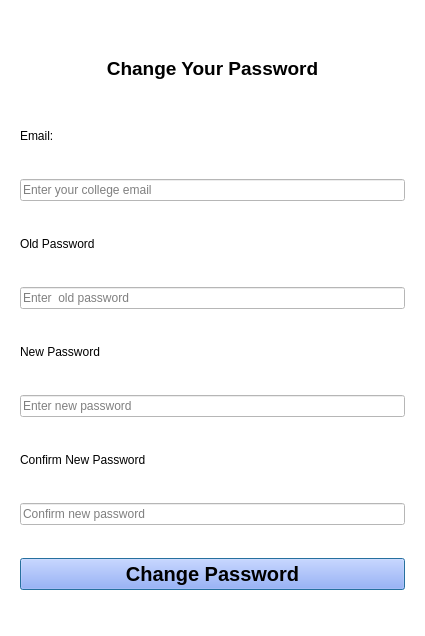
<?xml version="1.0" encoding="UTF-8"?>
<ui version="4.0">
 <class>td_settings</class>
 <widget class="QDialog" name="td_settings">
  <property name="geometry">
   <rect>
    <x>0</x>
    <y>0</y>
    <width>425</width>
    <height>636</height>
   </rect>
  </property>
  <property name="windowTitle">
   <string>Dialog</string>
  </property>
  <property name="styleSheet">
   <string notr="true">background-color: rgb(255, 255, 255);
color: rgb(0, 0, 0);</string>
  </property>
  <layout class="QVBoxLayout" name="verticalLayout_2">
   <item>
    <widget class="QWidget" name="verticalWidget" native="true">
     <property name="minimumSize">
      <size>
       <width>0</width>
       <height>400</height>
      </size>
     </property>
     <property name="styleSheet">
      <string notr="true">border color : black;
</string>
     </property>
     <layout class="QVBoxLayout" name="verticalLayout">
      <property name="spacing">
       <number>10</number>
      </property>
      <item>
       <widget class="QLabel" name="createyouraccount">
        <property name="maximumSize">
         <size>
          <width>16777215</width>
          <height>50</height>
         </size>
        </property>
        <property name="font">
         <font>
          <pointsize>14</pointsize>
          <bold>true</bold>
         </font>
        </property>
        <property name="styleSheet">
         <string notr="true">color: rgb(0, 0, 0);</string>
        </property>
        <property name="text">
         <string>Change Your Password</string>
        </property>
        <property name="alignment">
         <set>Qt::AlignmentFlag::AlignCenter</set>
        </property>
       </widget>
      </item>
      <item>
       <widget class="QLabel" name="label_6">
        <property name="maximumSize">
         <size>
          <width>16777215</width>
          <height>20</height>
         </size>
        </property>
        <property name="styleSheet">
         <string notr="true">color: rgb(0, 0, 0);</string>
        </property>
        <property name="text">
         <string>Email:</string>
        </property>
       </widget>
      </item>
      <item>
       <widget class="QLineEdit" name="regemail">
        <property name="styleSheet">
         <string notr="true">color: rgb(0, 0, 0);</string>
        </property>
        <property name="placeholderText">
         <string>Enter your college email</string>
        </property>
       </widget>
      </item>
      <item>
       <widget class="QLabel" name="label_7">
        <property name="maximumSize">
         <size>
          <width>16777215</width>
          <height>20</height>
         </size>
        </property>
        <property name="styleSheet">
         <string notr="true">color: rgb(0, 0, 0);</string>
        </property>
        <property name="text">
         <string>Old Password</string>
        </property>
       </widget>
      </item>
      <item>
       <widget class="QLineEdit" name="regpassword_2">
        <property name="styleSheet">
         <string notr="true">color: rgb(0, 0, 0);</string>
        </property>
        <property name="echoMode">
         <enum>QLineEdit::EchoMode::Password</enum>
        </property>
        <property name="placeholderText">
         <string>Enter  old password</string>
        </property>
       </widget>
      </item>
      <item>
       <widget class="QLabel" name="label_9">
        <property name="maximumSize">
         <size>
          <width>16777215</width>
          <height>20</height>
         </size>
        </property>
        <property name="styleSheet">
         <string notr="true">color: rgb(0, 0, 0);</string>
        </property>
        <property name="text">
         <string>New Password</string>
        </property>
       </widget>
      </item>
      <item>
       <widget class="QLineEdit" name="regpassword">
        <property name="styleSheet">
         <string notr="true">color: rgb(0, 0, 0);</string>
        </property>
        <property name="echoMode">
         <enum>QLineEdit::EchoMode::Password</enum>
        </property>
        <property name="placeholderText">
         <string>Enter new password</string>
        </property>
       </widget>
      </item>
      <item>
       <widget class="QLabel" name="label_8">
        <property name="maximumSize">
         <size>
          <width>16777215</width>
          <height>20</height>
         </size>
        </property>
        <property name="styleSheet">
         <string notr="true">color: rgb(0, 0, 0);</string>
        </property>
        <property name="text">
         <string>Confirm New Password</string>
        </property>
       </widget>
      </item>
      <item>
       <widget class="QLineEdit" name="regcpassword">
        <property name="styleSheet">
         <string notr="true">color: rgb(0, 0, 0);</string>
        </property>
        <property name="echoMode">
         <enum>QLineEdit::EchoMode::Password</enum>
        </property>
        <property name="placeholderText">
         <string>Confirm new password</string>
        </property>
       </widget>
      </item>
      <item>
       <widget class="QPushButton" name="Changepasswordbutton">
        <property name="font">
         <font>
          <pointsize>15</pointsize>
          <bold>true</bold>
         </font>
        </property>
        <property name="styleSheet">
         <string notr="true">
background-color: rgb(134, 160, 255);
color: rgb(0, 0, 0);</string>
        </property>
        <property name="text">
         <string>Change Password</string>
        </property>
        <property name="autoDefault">
         <bool>true</bool>
        </property>
       </widget>
      </item>
     </layout>
    </widget>
   </item>
  </layout>
 </widget>
 <resources/>
 <connections/>
</ui>
